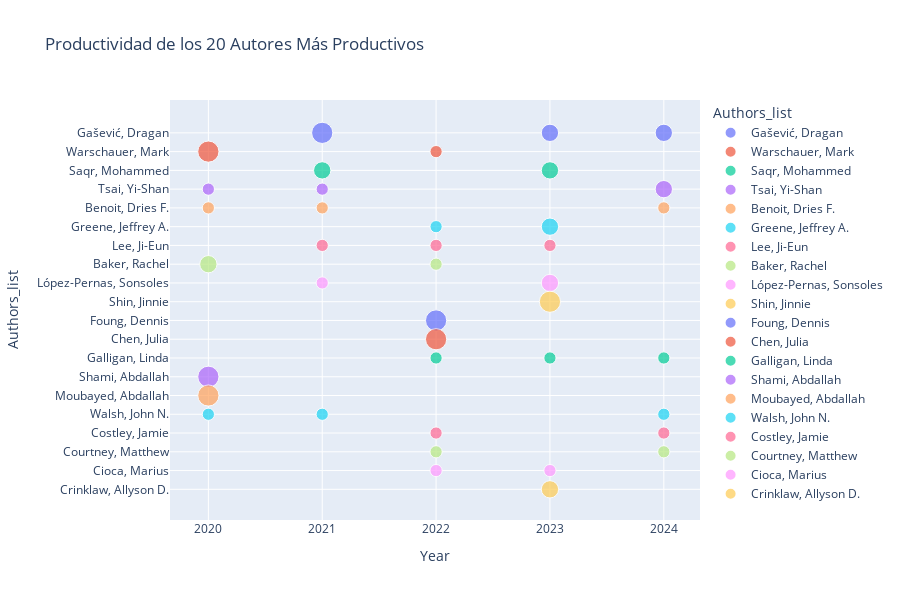

The cell this chart's notebook holds for it:
### Markdown cell above
## Análisis de autores

### Code cell
eda_bib.top_authors_chart(df)

### Figure 1 — Plotly figure (JSON) as saved in the notebook; plotly's stock layout.template omitted (floating-point values rounded to 4 significant figures)
{"data": [{"hovertemplate": "<b>%{hovertext}</b><br><br>Authors_list=%{y}<br>Year=%{x}<br>Publications=%{marker.size}<extra></extra>", "hovertext": ["Gašević, Dragan", "Gašević, Dragan", "Gašević, Dragan"], "legendgroup": "Gašević, Dragan", "marker": {"color": "#636efa", "size": [3, 2, 2], "sizemode": "area", "sizeref": 0.01333, "symbol": "circle"}, "mode": "markers", "name": "Gašević, Dragan", "orientation": "v", "showlegend": true, "type": "scatter", "x": [2021, 2023, 2024], "xaxis": "x", "y": ["Gašević, Dragan", "Gašević, Dragan", "Gašević, Dragan"], "yaxis": "y"}, {"hovertemplate": "<b>%{hovertext}</b><br><br>Authors_list=%{y}<br>Year=%{x}<br>Publications=%{marker.size}<extra></extra>", "hovertext": ["Warschauer, Mark", "Warschauer, Mark"], "legendgroup": "Warschauer, Mark", "marker": {"color": "#EF553B", "size": [3, 1], "sizemode": "area", "sizeref": 0.01333, "symbol": "circle"}, "mode": "markers", "name": "Warschauer, Mark", "orientation": "v", "showlegend": true, "type": "scatter", "x": [2020, 2022], "xaxis": "x", "y": ["Warschauer, Mark", "Warschauer, Mark"], "yaxis": "y"}, {"hovertemplate": "<b>%{hovertext}</b><br><br>Authors_list=%{y}<br>Year=%{x}<br>Publications=%{marker.size}<extra></extra>", "hovertext": ["Saqr, Mohammed", "Saqr, Mohammed"], "legendgroup": "Saqr, Mohammed", "marker": {"color": "#00cc96", "size": [2, 2], "sizemode": "area", "sizeref": 0.01333, "symbol": "circle"}, "mode": "markers", "name": "Saqr, Mohammed", "orientation": "v", "showlegend": true, "type": "scatter", "x": [2021, 2023], "xaxis": "x", "y": ["Saqr, Mohammed", "Saqr, Mohammed"], "yaxis": "y"}, {"hovertemplate": "<b>%{hovertext}</b><br><br>Authors_list=%{y}<br>Year=%{x}<br>Publications=%{marker.size}<extra></extra>", "hovertext": ["Tsai, Yi-Shan", "Tsai, Yi-Shan", "Tsai, Yi-Shan"], "legendgroup": "Tsai, Yi-Shan", "marker": {"color": "#ab63fa", "size": [1, 1, 2], "sizemode": "area", "sizeref": 0.01333, "symbol": "circle"}, "mode": "markers", "name": "Tsai, Yi-Shan", "orientation": "v", "showlegend": true, "type": "scatter", "x": [2020, 2021, 2024], "xaxis": "x", "y": ["Tsai, Yi-Shan", "Tsai, Yi-Shan", "Tsai, Yi-Shan"], "yaxis": "y"}, {"hovertemplate": "<b>%{hovertext}</b><br><br>Authors_list=%{y}<br>Year=%{x}<br>Publications=%{marker.size}<extra></extra>", "hovertext": ["Benoit, Dries F.", "Benoit, Dries F.", "Benoit, Dries F."], "legendgroup": "Benoit, Dries F.", "marker": {"color": "#FFA15A", "size": [1, 1, 1], "sizemode": "area", "sizeref": 0.01333, "symbol": "circle"}, "mode": "markers", "name": "Benoit, Dries F.", "orientation": "v", "showlegend": true, "type": "scatter", "x": [2020, 2021, 2024], "xaxis": "x", "y": ["Benoit, Dries F.", "Benoit, Dries F.", "Benoit, Dries F."], "yaxis": "y"}, {"hovertemplate": "<b>%{hovertext}</b><br><br>Authors_list=%{y}<br>Year=%{x}<br>Publications=%{marker.size}<extra></extra>", "hovertext": ["Greene, Jeffrey A.", "Greene, Jeffrey A."], "legendgroup": "Greene, Jeffrey A.", "marker": {"color": "#19d3f3", "size": [1, 2], "sizemode": "area", "sizeref": 0.01333, "symbol": "circle"}, "mode": "markers", "name": "Greene, Jeffrey A.", "orientation": "v", "showlegend": true, "type": "scatter", "x": [2022, 2023], "xaxis": "x", "y": ["Greene, Jeffrey A.", "Greene, Jeffrey A."], "yaxis": "y"}, {"hovertemplate": "<b>%{hovertext}</b><br><br>Authors_list=%{y}<br>Year=%{x}<br>Publications=%{marker.size}<extra></extra>", "hovertext": ["Lee, Ji-Eun", "Lee, Ji-Eun", "Lee, Ji-Eun"], "legendgroup": "Lee, Ji-Eun", "marker": {"color": "#FF6692", "size": [1, 1, 1], "sizemode": "area", "sizeref": 0.01333, "symbol": "circle"}, "mode": "markers", "name": "Lee, Ji-Eun", "orientation": "v", "showlegend": true, "type": "scatter", "x": [2021, 2022, 2023], "xaxis": "x", "y": ["Lee, Ji-Eun", "Lee, Ji-Eun", "Lee, Ji-Eun"], "yaxis": "y"}, {"hovertemplate": "<b>%{hovertext}</b><br><br>Authors_list=%{y}<br>Year=%{x}<br>Publications=%{marker.size}<extra></extra>", "hovertext": ["Baker, Rachel", "Baker, Rachel"], "legendgroup": "Baker, Rachel", "marker": {"color": "#B6E880", "size": [2, 1], "sizemode": "area", "sizeref": 0.01333, "symbol": "circle"}, "mode": "markers", "name": "Baker, Rachel", "orientation": "v", "showlegend": true, "type": "scatter", "x": [2020, 2022], "xaxis": "x", "y": ["Baker, Rachel", "Baker, Rachel"], "yaxis": "y"}, {"hovertemplate": "<b>%{hovertext}</b><br><br>Authors_list=%{y}<br>Year=%{x}<br>Publications=%{marker.size}<extra></extra>", "hovertext": ["López-Pernas, Sonsoles", "López-Pernas, Sonsoles"], "legendgroup": "López-Pernas, Sonsoles", "marker": {"color": "#FF97FF", "size": [1, 2], "sizemode": "area", "sizeref": 0.01333, "symbol": "circle"}, "mode": "markers", "name": "López-Pernas, Sonsoles", "orientation": "v", "showlegend": true, "type": "scatter", "x": [2021, 2023], "xaxis": "x", "y": ["López-Pernas, Sonsoles", "López-Pernas, Sonsoles"], "yaxis": "y"}, {"hovertemplate": "<b>%{hovertext}</b><br><br>Authors_list=%{y}<br>Year=%{x}<br>Publications=%{marker.size}<extra></extra>", "hovertext": ["Shin, Jinnie"], "legendgroup": "Shin, Jinnie", "marker": {"color": "#FECB52", "size": [3], "sizemode": "area", "sizeref": 0.01333, "symbol": "circle"}, "mode": "markers", "name": "Shin, Jinnie", "orientation": "v", "showlegend": true, "type": "scatter", "x": [2023], "xaxis": "x", "y": ["Shin, Jinnie"], "yaxis": "y"}, {"hovertemplate": "<b>%{hovertext}</b><br><br>Authors_list=%{y}<br>Year=%{x}<br>Publications=%{marker.size}<extra></extra>", "hovertext": ["Foung, Dennis"], "legendgroup": "Foung, Dennis", "marker": {"color": "#636efa", "size": [3], "sizemode": "area", "sizeref": 0.01333, "symbol": "circle"}, "mode": "markers", "name": "Foung, Dennis", "orientation": "v", "showlegend": true, "type": "scatter", "x": [2022], "xaxis": "x", "y": ["Foung, Dennis"], "yaxis": "y"}, {"hovertemplate": "<b>%{hovertext}</b><br><br>Authors_list=%{y}<br>Year=%{x}<br>Publications=%{marker.size}<extra></extra>", "hovertext": ["Chen, Julia"], "legendgroup": "Chen, Julia", "marker": {"color": "#EF553B", "size": [3], "sizemode": "area", "sizeref": 0.01333, "symbol": "circle"}, "mode": "markers", "name": "Chen, Julia", "orientation": "v", "showlegend": true, "type": "scatter", "x": [2022], "xaxis": "x", "y": ["Chen, Julia"], "yaxis": "y"}, {"hovertemplate": "<b>%{hovertext}</b><br><br>Authors_list=%{y}<br>Year=%{x}<br>Publications=%{marker.size}<extra></extra>", "hovertext": ["Galligan, Linda", "Galligan, Linda", "Galligan, Linda"], "legendgroup": "Galligan, Linda", "marker": {"color": "#00cc96", "size": [1, 1, 1], "sizemode": "area", "sizeref": 0.01333, "symbol": "circle"}, "mode": "markers", "name": "Galligan, Linda", "orientation": "v", "showlegend": true, "type": "scatter", "x": [2022, 2023, 2024], "xaxis": "x", "y": ["Galligan, Linda", "Galligan, Linda", "Galligan, Linda"], "yaxis": "y"}, {"hovertemplate": "<b>%{hovertext}</b><br><br>Authors_list=%{y}<br>Year=%{x}<br>Publications=%{marker.size}<extra></extra>", "hovertext": ["Shami, Abdallah"], "legendgroup": "Shami, Abdallah", "marker": {"color": "#ab63fa", "size": [3], "sizemode": "area", "sizeref": 0.01333, "symbol": "circle"}, "mode": "markers", "name": "Shami, Abdallah", "orientation": "v", "showlegend": true, "type": "scatter", "x": [2020], "xaxis": "x", "y": ["Shami, Abdallah"], "yaxis": "y"}, {"hovertemplate": "<b>%{hovertext}</b><br><br>Authors_list=%{y}<br>Year=%{x}<br>Publications=%{marker.size}<extra></extra>", "hovertext": ["Moubayed, Abdallah"], "legendgroup": "Moubayed, Abdallah", "marker": {"color": "#FFA15A", "size": [3], "sizemode": "area", "sizeref": 0.01333, "symbol": "circle"}, "mode": "markers", "name": "Moubayed, Abdallah", "orientation": "v", "showlegend": true, "type": "scatter", "x": [2020], "xaxis": "x", "y": ["Moubayed, Abdallah"], "yaxis": "y"}, {"hovertemplate": "<b>%{hovertext}</b><br><br>Authors_list=%{y}<br>Year=%{x}<br>Publications=%{marker.size}<extra></extra>", "hovertext": ["Walsh, John N.", "Walsh, John N.", "Walsh, John N."], "legendgroup": "Walsh, John N.", "marker": {"color": "#19d3f3", "size": [1, 1, 1], "sizemode": "area", "sizeref": 0.01333, "symbol": "circle"}, "mode": "markers", "name": "Walsh, John N.", "orientation": "v", "showlegend": true, "type": "scatter", "x": [2020, 2021, 2024], "xaxis": "x", "y": ["Walsh, John N.", "Walsh, John N.", "Walsh, John N."], "yaxis": "y"}, {"hovertemplate": "<b>%{hovertext}</b><br><br>Authors_list=%{y}<br>Year=%{x}<br>Publications=%{marker.size}<extra></extra>", "hovertext": ["Costley, Jamie", "Costley, Jamie"], "legendgroup": "Costley, Jamie", "marker": {"color": "#FF6692", "size": [1, 1], "sizemode": "area", "sizeref": 0.01333, "symbol": "circle"}, "mode": "markers", "name": "Costley, Jamie", "orientation": "v", "showlegend": true, "type": "scatter", "x": [2022, 2024], "xaxis": "x", "y": ["Costley, Jamie", "Costley, Jamie"], "yaxis": "y"}, {"hovertemplate": "<b>%{hovertext}</b><br><br>Authors_list=%{y}<br>Year=%{x}<br>Publications=%{marker.size}<extra></extra>", "hovertext": ["Courtney, Matthew", "Courtney, Matthew"], "legendgroup": "Courtney, Matthew", "marker": {"color": "#B6E880", "size": [1, 1], "sizemode": "area", "sizeref": 0.01333, "symbol": "circle"}, "mode": "markers", "name": "Courtney, Matthew", "orientation": "v", "showlegend": true, "type": "scatter", "x": [2022, 2024], "xaxis": "x", "y": ["Courtney, Matthew", "Courtney, Matthew"], "yaxis": "y"}, {"hovertemplate": "<b>%{hovertext}</b><br><br>Authors_list=%{y}<br>Year=%{x}<br>Publications=%{marker.size}<extra></extra>", "hovertext": ["Cioca, Marius", "Cioca, Marius"], "legendgroup": "Cioca, Marius", "marker": {"color": "#FF97FF", "size": [1, 1], "sizemode": "area", "sizeref": 0.01333, "symbol": "circle"}, "mode": "markers", "name": "Cioca, Marius", "orientation": "v", "showlegend": true, "type": "scatter", "x": [2022, 2023], "xaxis": "x", "y": ["Cioca, Marius", "Cioca, Marius"], "yaxis": "y"}, {"hovertemplate": "<b>%{hovertext}</b><br><br>Authors_list=%{y}<br>Year=%{x}<br>Publications=%{marker.size}<extra></extra>", "hovertext": ["Crinklaw, Allyson D."], "legendgroup": "Crinklaw, Allyson D.", "marker": {"color": "#FECB52", "size": [2], "sizemode": "area", "sizeref": 0.01333, "symbol": "circle"}, "mode": "markers", "name": "Crinklaw, Allyson D.", "orientation": "v", "showlegend": true, "type": "scatter", "x": [2023], "xaxis": "x", "y": ["Crinklaw, Allyson D."], "yaxis": "y"}], "layout": {"height": 600, "legend": {"itemsizing": "constant", "title": {"text": "Authors_list"}, "tracegroupgap": 0}, "title": {"text": "Productividad de los 20 Autores Más Productivos"}, "xaxis": {"anchor": "y", "categoryorder": "category ascending", "domain": [0, 1], "title": {"text": "Year"}, "type": "category"}, "yaxis": {"anchor": "x", "categoryarray": ["Crinklaw, Allyson D.", "Cioca, Marius", "Courtney, Matthew", "Costley, Jamie", "Walsh, John N.", "Moubayed, Abdallah", "Shami, Abdallah", "Galligan, Linda", "Chen, Julia", "Foung, Dennis", "Shin, Jinnie", "López-Pernas, Sonsoles", "Baker, Rachel", "Lee, Ji-Eun", "Greene, Jeffrey A.", "Benoit, Dries F.", "Tsai, Yi-Shan", "Saqr, Mohammed", "Warschauer, Mark", "Gašević, Dragan"], "categoryorder": "array", "domain": [0, 1], "tickmode": "linear", "title": {"text": "Authors_list"}}}}
